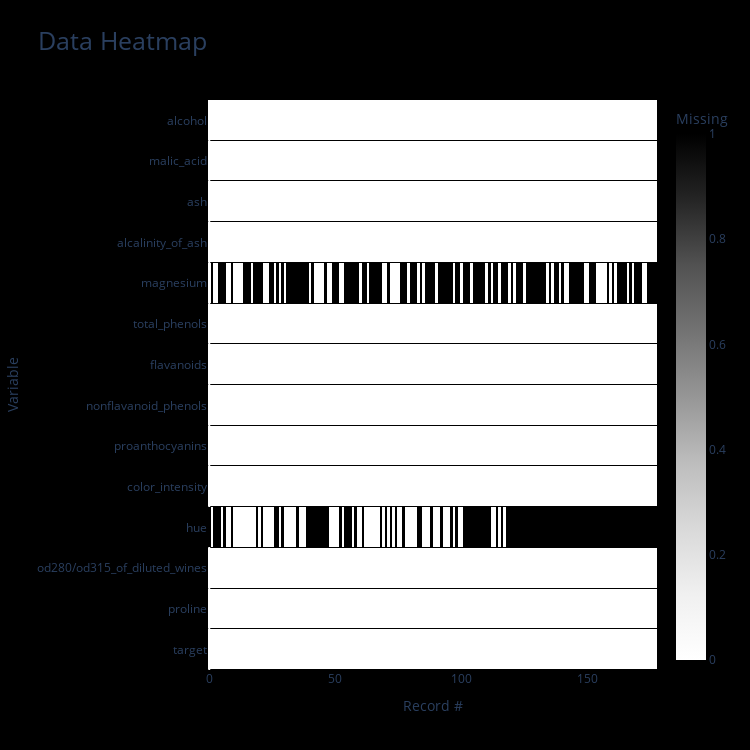

This figure's notebook cell:
### Code cell
data_heatmap(df, viz_backend="plotly", missing=True)

### Figure 1 — Plotly figure (JSON) as saved in the notebook; plotly's stock layout.template omitted (floating-point values rounded to 4 significant figures; data arrays with more than 128 entries replaced by an {"elided": "..."} marker saying what was removed)
{"data": [{"colorbar": {"title": {"text": "Missing"}}, "colorscale": [[0, "rgb(255,255,255)"], [0.125, "rgb(240,240,240)"], [0.25, "rgb(217,217,217)"], [0.375, "rgb(189,189,189)"], [0.5, "rgb(150,150,150)"], [0.625, "rgb(115,115,115)"], [0.75, "rgb(82,82,82)"], [0.875, "rgb(37,37,37)"], [1, "rgb(0, 0, 0)"]], "type": "heatmap", "x": [0, 1, 2, 3, 4, 5, 6, 7, 8, 9, 10, 11, 12, 13], "y": ["target", "proline", "od280/od315_of_diluted_wines", "hue", "color_intensity", "proanthocyanins", "nonflavanoid_phenols", "flavanoids", "total_phenols", "magnesium", "alcalinity_of_ash", "ash", "malic_acid", "alcohol"], "ygap": 1, "z": {"elided": "14x178 int values"}, "zmax": 1, "zmin": 0}], "layout": {"autosize": false, "height": 750, "paper_bgcolor": "rgb(0,0,0,0)", "plot_bgcolor": "rgb(0,0,0,0)", "title": {"font": {"size": 25}, "text": "Data Heatmap"}, "width": 750, "xaxis": {"autorange": true, "range": [-0.5, 177.5], "showgrid": false, "ticks": "", "title": {"text": "Record #"}, "type": "linear"}, "yaxis": {"automargin": true, "autorange": true, "range": [-0.5, 13.5], "showgrid": false, "ticks": "", "title": {"text": "Variable"}, "type": "category"}}}
